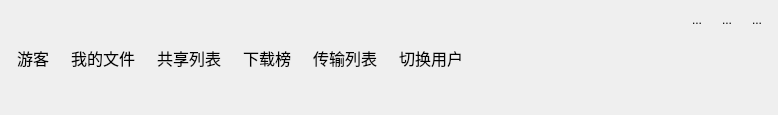
<?xml version="1.0" encoding="UTF-8"?>
<ui version="4.0">
 <class>ButtonGroup</class>
 <widget class="QWidget" name="ButtonGroup">
  <property name="geometry">
   <rect>
    <x>0</x>
    <y>0</y>
    <width>778</width>
    <height>115</height>
   </rect>
  </property>
  <property name="sizePolicy">
   <sizepolicy hsizetype="Preferred" vsizetype="Preferred">
    <horstretch>0</horstretch>
    <verstretch>0</verstretch>
   </sizepolicy>
  </property>
  <property name="maximumSize">
   <size>
    <width>16777215</width>
    <height>115</height>
   </size>
  </property>
  <property name="windowTitle">
   <string>Form</string>
  </property>
  <layout class="QHBoxLayout" name="horizontalLayout_3">
   <property name="leftMargin">
    <number>9</number>
   </property>
   <property name="topMargin">
    <number>9</number>
   </property>
   <property name="rightMargin">
    <number>9</number>
   </property>
   <property name="bottomMargin">
    <number>9</number>
   </property>
   <item>
    <widget class="QWidget" name="btns_wg" native="true">
     <layout class="QHBoxLayout" name="horizontalLayout">
      <property name="leftMargin">
       <number>0</number>
      </property>
      <property name="topMargin">
       <number>0</number>
      </property>
      <property name="rightMargin">
       <number>0</number>
      </property>
      <property name="bottomMargin">
       <number>0</number>
      </property>
      <item>
       <widget class="QToolButton" name="login_usr">
        <property name="font">
         <font>
          <family>华文琥珀</family>
          <pointsize>12</pointsize>
         </font>
        </property>
        <property name="text">
         <string>游客</string>
        </property>
        <property name="icon">
         <iconset resource="resource.qrc">
          <normaloff>:/images/title_user.png</normaloff>:/images/title_user.png</iconset>
        </property>
        <property name="iconSize">
         <size>
          <width>70</width>
          <height>70</height>
         </size>
        </property>
        <property name="toolButtonStyle">
         <enum>Qt::ToolButtonTextUnderIcon</enum>
        </property>
        <property name="autoRaise">
         <bool>true</bool>
        </property>
       </widget>
      </item>
      <item>
       <widget class="QToolButton" name="myfile">
        <property name="font">
         <font>
          <family>华文琥珀</family>
          <pointsize>12</pointsize>
         </font>
        </property>
        <property name="text">
         <string>我的文件</string>
        </property>
        <property name="icon">
         <iconset resource="resource.qrc">
          <normaloff>:/images/title_file.png</normaloff>:/images/title_file.png</iconset>
        </property>
        <property name="iconSize">
         <size>
          <width>50</width>
          <height>50</height>
         </size>
        </property>
        <property name="toolButtonStyle">
         <enum>Qt::ToolButtonTextUnderIcon</enum>
        </property>
        <property name="autoRaise">
         <bool>true</bool>
        </property>
       </widget>
      </item>
      <item>
       <widget class="QToolButton" name="sharelist">
        <property name="font">
         <font>
          <family>华文琥珀</family>
          <pointsize>12</pointsize>
         </font>
        </property>
        <property name="text">
         <string>共享列表</string>
        </property>
        <property name="icon">
         <iconset resource="resource.qrc">
          <normaloff>:/images/title_share.png</normaloff>:/images/title_share.png</iconset>
        </property>
        <property name="iconSize">
         <size>
          <width>50</width>
          <height>50</height>
         </size>
        </property>
        <property name="toolButtonStyle">
         <enum>Qt::ToolButtonTextUnderIcon</enum>
        </property>
        <property name="autoRaise">
         <bool>true</bool>
        </property>
       </widget>
      </item>
      <item>
       <widget class="QToolButton" name="download">
        <property name="font">
         <font>
          <family>华文琥珀</family>
          <pointsize>12</pointsize>
         </font>
        </property>
        <property name="text">
         <string>下载榜</string>
        </property>
        <property name="icon">
         <iconset resource="resource.qrc">
          <normaloff>:/images/title_hot.png</normaloff>:/images/title_hot.png</iconset>
        </property>
        <property name="iconSize">
         <size>
          <width>50</width>
          <height>50</height>
         </size>
        </property>
        <property name="toolButtonStyle">
         <enum>Qt::ToolButtonTextUnderIcon</enum>
        </property>
        <property name="autoRaise">
         <bool>true</bool>
        </property>
       </widget>
      </item>
      <item>
       <widget class="QToolButton" name="transform">
        <property name="font">
         <font>
          <family>华文琥珀</family>
          <pointsize>12</pointsize>
         </font>
        </property>
        <property name="text">
         <string>传输列表</string>
        </property>
        <property name="icon">
         <iconset resource="resource.qrc">
          <normaloff>:/images/title_data.png</normaloff>:/images/title_data.png</iconset>
        </property>
        <property name="iconSize">
         <size>
          <width>50</width>
          <height>50</height>
         </size>
        </property>
        <property name="toolButtonStyle">
         <enum>Qt::ToolButtonTextUnderIcon</enum>
        </property>
        <property name="autoRaise">
         <bool>true</bool>
        </property>
       </widget>
      </item>
      <item>
       <widget class="QToolButton" name="switchuser">
        <property name="font">
         <font>
          <family>华文琥珀</family>
          <pointsize>12</pointsize>
         </font>
        </property>
        <property name="text">
         <string>切换用户</string>
        </property>
        <property name="icon">
         <iconset resource="resource.qrc">
          <normaloff>:/images/title_change.png</normaloff>:/images/title_change.png</iconset>
        </property>
        <property name="iconSize">
         <size>
          <width>50</width>
          <height>50</height>
         </size>
        </property>
        <property name="toolButtonStyle">
         <enum>Qt::ToolButtonTextUnderIcon</enum>
        </property>
        <property name="autoRaise">
         <bool>true</bool>
        </property>
       </widget>
      </item>
     </layout>
    </widget>
   </item>
   <item>
    <spacer name="horizontalSpacer_2">
     <property name="orientation">
      <enum>Qt::Horizontal</enum>
     </property>
     <property name="sizeHint" stdset="0">
      <size>
       <width>40</width>
       <height>20</height>
      </size>
     </property>
    </spacer>
   </item>
   <item>
    <widget class="QWidget" name="widget_2" native="true">
     <layout class="QVBoxLayout" name="verticalLayout">
      <property name="spacing">
       <number>0</number>
      </property>
      <property name="leftMargin">
       <number>0</number>
      </property>
      <property name="topMargin">
       <number>0</number>
      </property>
      <property name="rightMargin">
       <number>0</number>
      </property>
      <property name="bottomMargin">
       <number>0</number>
      </property>
      <item>
       <widget class="QWidget" name="widget_3" native="true">
        <layout class="QHBoxLayout" name="horizontalLayout_2">
         <property name="leftMargin">
          <number>0</number>
         </property>
         <property name="topMargin">
          <number>0</number>
         </property>
         <property name="rightMargin">
          <number>0</number>
         </property>
         <property name="bottomMargin">
          <number>0</number>
         </property>
         <item>
          <spacer name="horizontalSpacer">
           <property name="orientation">
            <enum>Qt::Horizontal</enum>
           </property>
           <property name="sizeHint" stdset="0">
            <size>
             <width>40</width>
             <height>20</height>
            </size>
           </property>
          </spacer>
         </item>
         <item>
          <widget class="QToolButton" name="min">
           <property name="text">
            <string>...</string>
           </property>
           <property name="icon">
            <iconset resource="resource.qrc">
             <normaloff>:/images/title_min.png</normaloff>:/images/title_min.png</iconset>
           </property>
           <property name="iconSize">
            <size>
             <width>30</width>
             <height>30</height>
            </size>
           </property>
           <property name="autoRaise">
            <bool>true</bool>
           </property>
          </widget>
         </item>
         <item>
          <widget class="QToolButton" name="max">
           <property name="text">
            <string>...</string>
           </property>
           <property name="icon">
            <iconset resource="resource.qrc">
             <normaloff>:/images/title_max.png</normaloff>:/images/title_max.png</iconset>
           </property>
           <property name="iconSize">
            <size>
             <width>30</width>
             <height>30</height>
            </size>
           </property>
           <property name="autoRaise">
            <bool>true</bool>
           </property>
          </widget>
         </item>
         <item>
          <widget class="QToolButton" name="close">
           <property name="text">
            <string>...</string>
           </property>
           <property name="icon">
            <iconset resource="resource.qrc">
             <normaloff>:/images/title_close.png</normaloff>:/images/title_close.png</iconset>
           </property>
           <property name="iconSize">
            <size>
             <width>30</width>
             <height>30</height>
            </size>
           </property>
           <property name="autoRaise">
            <bool>true</bool>
           </property>
          </widget>
         </item>
        </layout>
       </widget>
      </item>
      <item>
       <spacer name="verticalSpacer">
        <property name="orientation">
         <enum>Qt::Vertical</enum>
        </property>
        <property name="sizeHint" stdset="0">
         <size>
          <width>20</width>
          <height>75</height>
         </size>
        </property>
       </spacer>
      </item>
     </layout>
    </widget>
   </item>
  </layout>
 </widget>
 <resources>
  <include location="resource.qrc"/>
 </resources>
 <connections/>
</ui>
